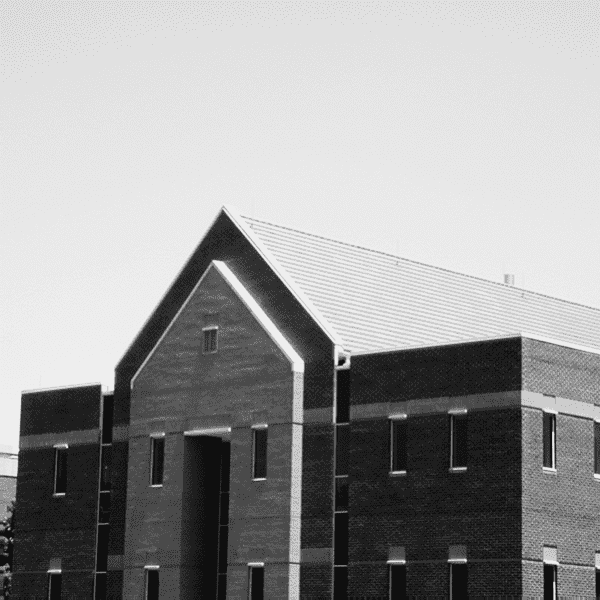
#> input picture Assignment-6/inputs/house.png, 600 x 600 px
$ python vertical_and_horisontal_edge.py
#> lines starting #> are read from the running program, lines starting #| are printed output that depends on the picture
### Assignment-6/my_image_processing_function.py
import numpy as np
import cv2

def filter_2D(src, kernel, dimension):
    rows, cols = src.shape
    result = np.zeros((rows, cols), dtype=np.uint8)
    num = dimension//2
    for i in range(num, rows-num):
        for j in range(num, cols-num):
            cell = src[i-num:i+num+1, j-num:j+num+1]
            result[i, j] = np.abs(np.sum(kernel * cell))
    return result

# [4 lines left out: function make_mask, not called in this run]

### Assignment-6/vertical_and_horisontal_edge.py
import cv2
import numpy as np
from my_image_processing_function import filter_2D

house_img = cv2.imread("./inputs/house.png", cv2.IMREAD_GRAYSCALE)
#> house_img is the input picture: shape (600, 600); min 15, max 238, mean 155.8
horisintal_kernel = np.array([[-1, -1, -1],
                               [0, 0, 0],
                               [1, 1, 1]])
vertical_kernel = np.array([[2, 0, -2],
                            [2, 0, -2],
                            [2, 0, -2]])
horisontal_edges = filter_2D(house_img, horisintal_kernel, 3)
#> after the loop in filter_2D, `for i in range(num, rows-num):`:
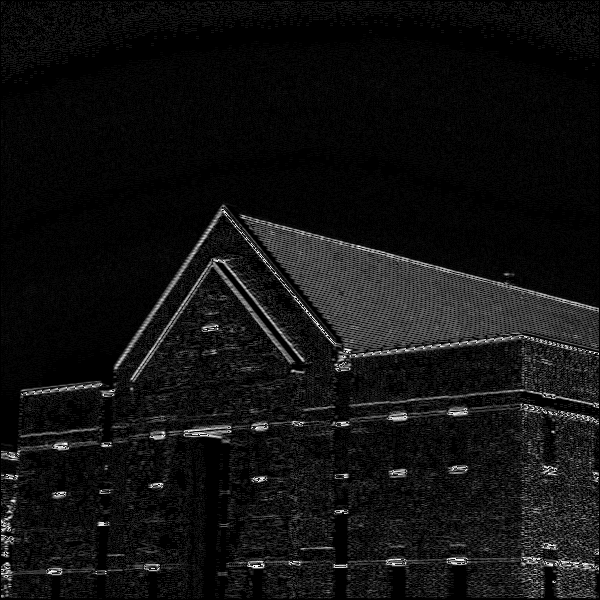
#> result: shape (600, 600); min 0, max 255, mean 17.5
vertical_edges = filter_2D(house_img, vertical_kernel, 3)
#> call 2 of filter_2D, with kernel = array of shape (3, 3), dimension = 3
#> after the loop in filter_2D (call 2), `for i in range(num, rows-num):`:
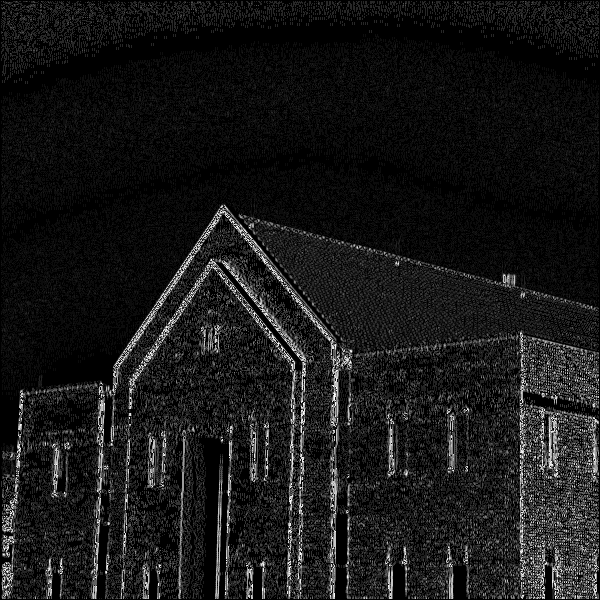
#> result: shape (600, 600); min 0, max 254, mean 24
cv2.imwrite("./outputs/house_horisontal.png", horisontal_edges)
cv2.imwrite("./outputs/house_vertical.png", vertical_edges)

$ run again, with Assignment-6/inputs/ship-moon.jpg saved as Assignment-6/inputs/house.png
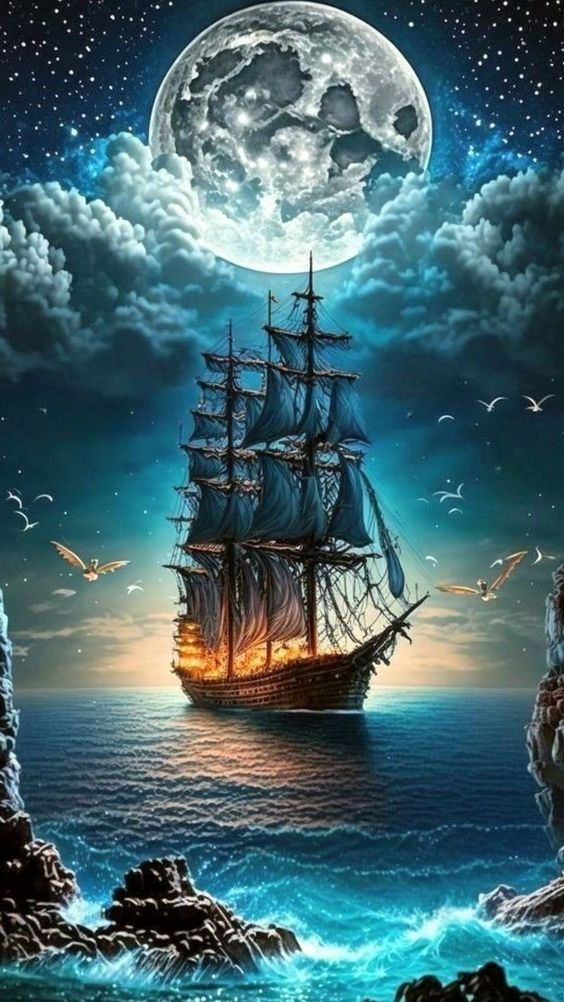
#> input picture Assignment-6/inputs/ship-moon.jpg, 564 x 1002 px
#> after the loop in filter_2D, `for i in range(num, rows-num):`:
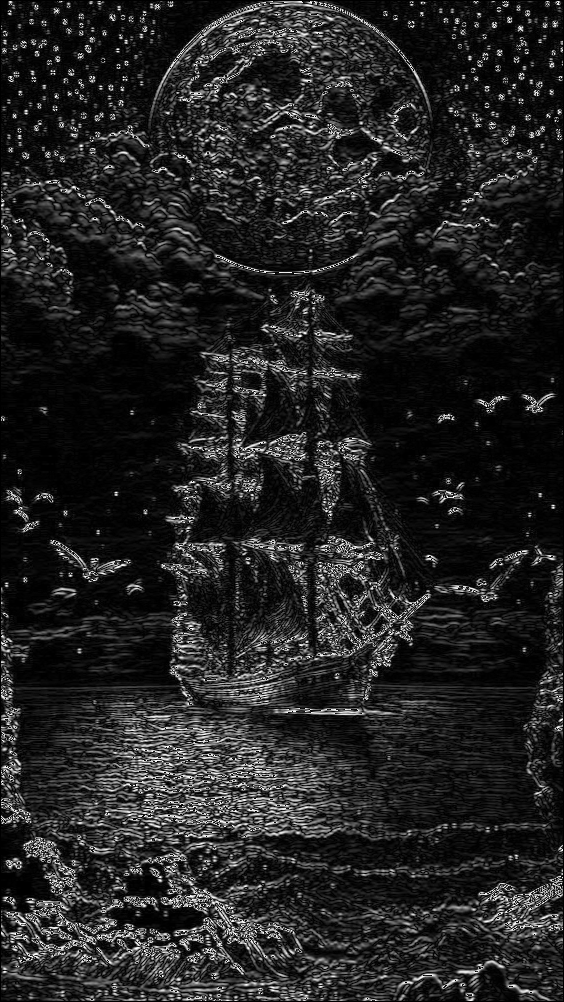
#> result: shape (1002, 564); min 0, max 255, mean 35.5
#> after the loop in filter_2D (call 2), `for i in range(num, rows-num):`:
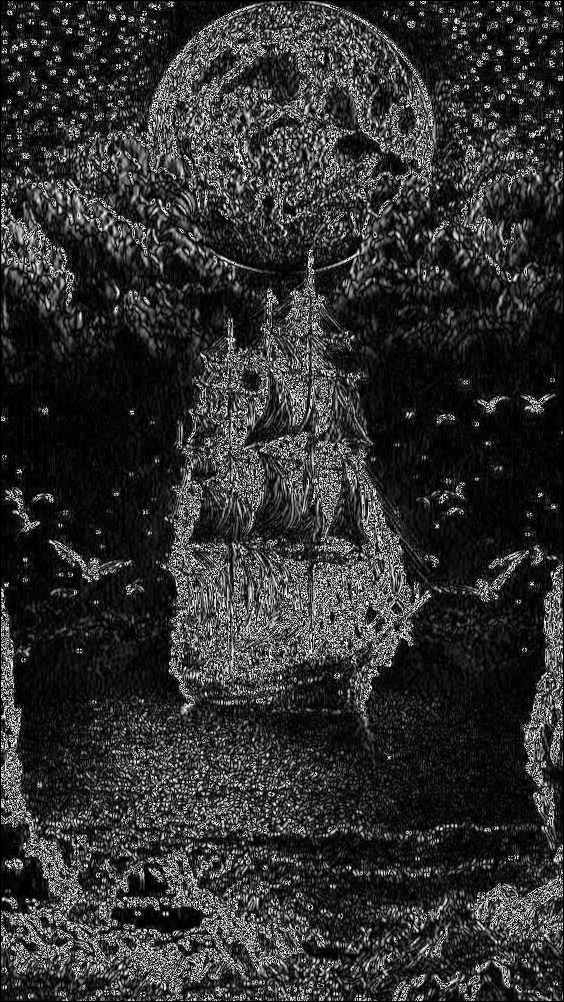
#> result: shape (1002, 564); min 0, max 254, mean 48.3
